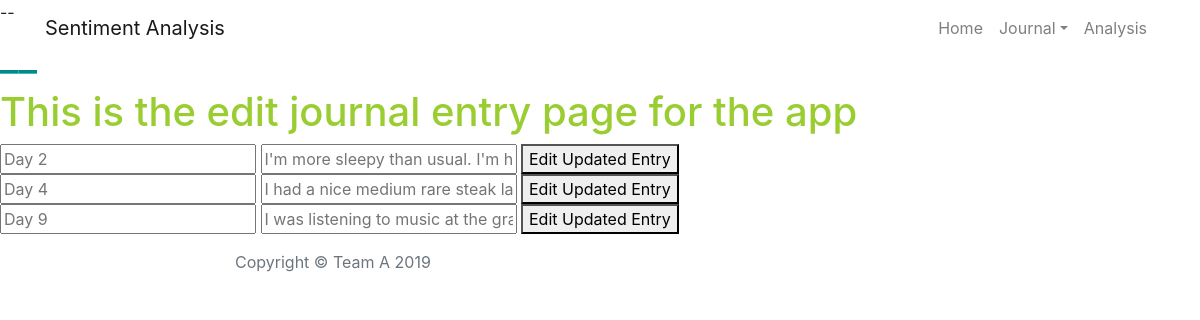
Page /edit/2 on the committed database.
### app/main/models.py (models this page shows)
class JournalEntry(db.Model):
    __tablename__ = "JournalEntry"
    EntryID = db.Column(db.Integer, primary_key=True, nullable = False, autoincrement = True)
    EntryTitle = db.Column(db.String)
    EntryText = db.Column(db.String)
    Date_Time = db.Column(db.DateTime)
    EntryEmotion = db.Column(db.String)
    J_ID = db.Column(db.Integer, db.ForeignKey('Journal.JournalID'), nullable = False)

### app/main/routes.py (the view)
@bp.route('/edit/<int:EntryID>', methods = ['GET', 'POST', 'PUT'])
def edit(EntryID):
    entry = JournalEntry.query.get(EntryID)
    entries = JournalEntry.query.all()
    if (request.method == "POST"):
        entry.EntryTitle = request.form.get("newtitle")
        entry.EntryText = request.form.get("newtext")
        return render_template('journal.html', entries = entries)
    return render_template('edit.html' , entries = entries)

### app/main/templates/edit.html (shortened to what this page needs)
{% extends 'template.html' %}
        {% block content%}
        <h1 style= "color:yellowgreen;">This is the edit journal entry page for the app</h1>
        {% for entry in entries %}
        <div class="journal-entry">
            <form action="{{url_for('main.edit' , EntryID = entry.EntryID )}}" method="post">
              <input type="text" name="newtitle" placeholder="{{entry.EntryTitle}}">
              <input type="text" name="newtext" placeholder="{{entry.EntryText}}">
              <button type="submit"> Edit Updated Entry </button>
            </form>
        </div>
        {% endfor %}
        {% endblock %}

### rows in the picture
JournalEntry: newtitle "Day 2", newtext "I'm more sleepy than usual. I'm having a harder time getting out of bed."
JournalEntry: newtitle "Day 4", newtext "I had a nice medium rare steak last night with the love of my life. We had a wonderful time."
JournalEntry: newtitle "Day 9", newtext "I was listening to music at the graveyard where we buried my pet dog. I miss him every day."
